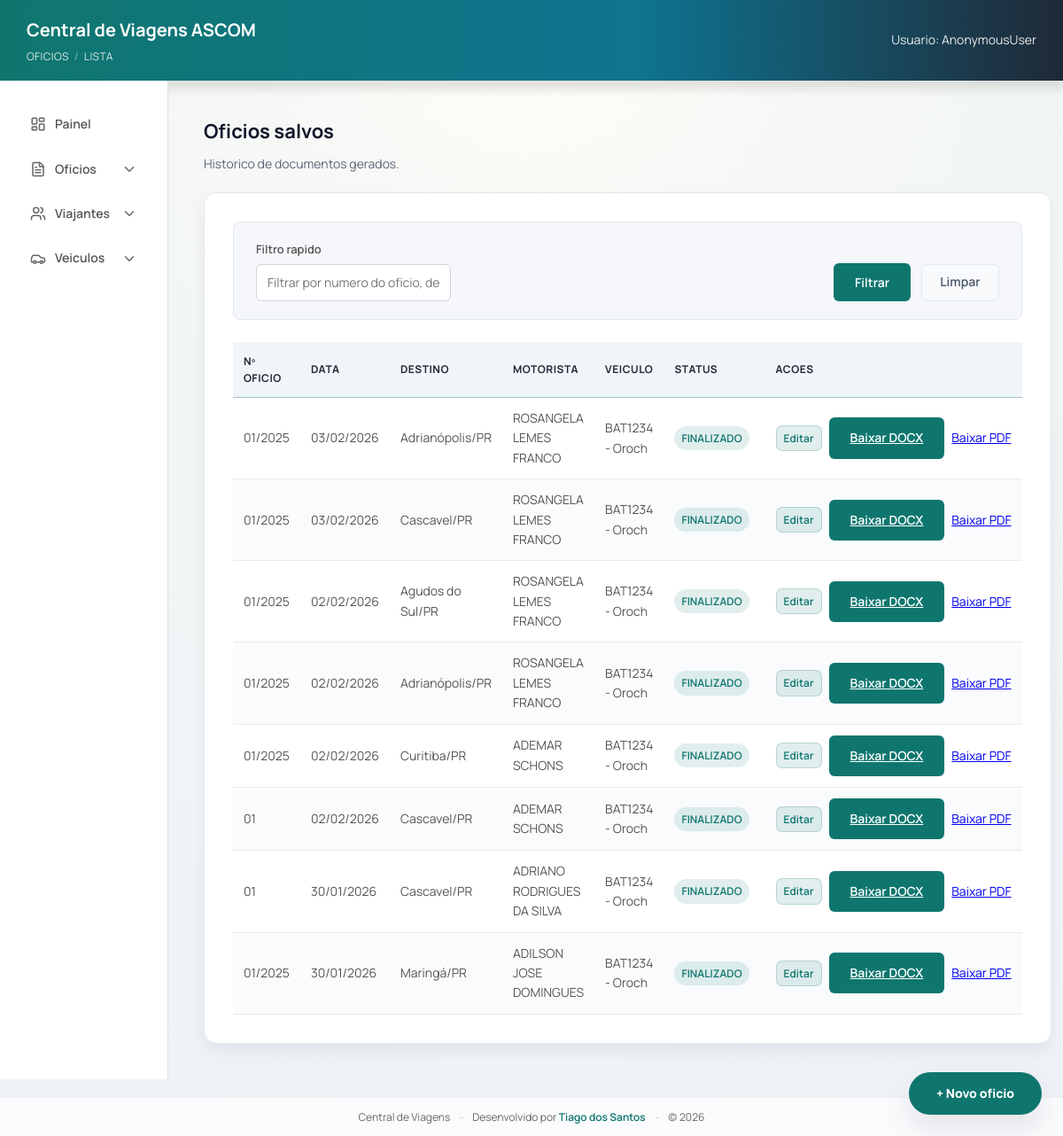
Page /oficios/ on the earlier database version.
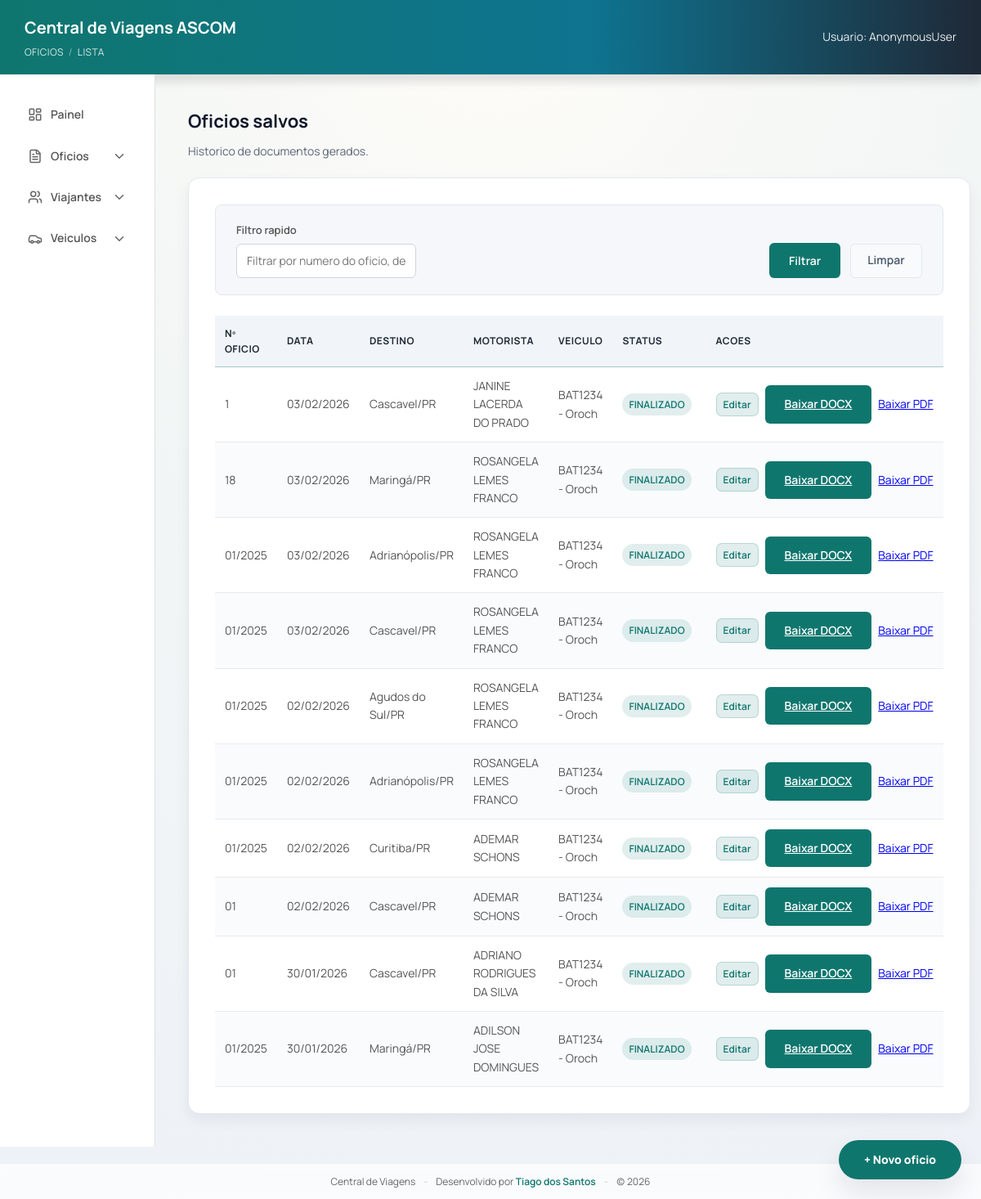
Same page on the later database version.
### viagens/models.py (models this page shows, shortened)
class Oficio(models.Model):
    class Status(models.TextChoices):
        DRAFT = "DRAFT", "Rascunho"
        FINAL = "FINAL", "Finalizado"
    oficio = models.CharField(max_length=50, blank=True, default="")
    protocolo = models.CharField(max_length=80, blank=True, default="")
    destino = models.CharField(max_length=200, blank=True, default="")
    status = models.CharField(
        max_length=20,
        choices=Status.choices,
        default=Status.DRAFT,
        db_index=True,
    )
    assunto = models.CharField(max_length=200, blank=True)
    tipo_destino = models.CharField(
        max_length=20,
        blank=True,
        choices=[
            ("INTERIOR", "Interior"),
            ("CAPITAL", "Capital"),
            ("BRASILIA", "Brasilia"),
        ],
    )
    estado_sede = models.ForeignKey(
        Estado,
        on_delete=models.SET_NULL,
        null=True,
        blank=True,
        related_name="oficios_sede",
    )
    cidade_sede = models.ForeignKey(
        Cidade,
        on_delete=models.SET_NULL,
        null=True,
        blank=True,
        related_name="oficios_sede",
    )
    estado_destino = models.ForeignKey(
        Estado,
        on_delete=models.SET_NULL,
        null=True,
        blank=True,
        related_name="oficios_destino",
    )
    cidade_destino = models.ForeignKey(
        Cidade,
        on_delete=models.SET_NULL,
        null=True,
        blank=True,
        related_name="oficios_destino",
    )
    roteiro_ida_saida_local = models.CharField(max_length=200, blank=True)
    roteiro_ida_saida_datahora = models.CharField(max_length=200, blank=True)
    roteiro_ida_chegada_local = models.CharField(max_length=200, blank=True)
    roteiro_ida_chegada_datahora = models.CharField(max_length=200, blank=True)
    roteiro_volta_saida_local = models.CharField(max_length=200, blank=True)
    roteiro_volta_saida_datahora = models.CharField(max_length=200, blank=True)
    roteiro_volta_chegada_local = models.CharField(max_length=200, blank=True)
    roteiro_volta_chegada_datahora = models.CharField(max_length=200, blank=True)
    retorno_saida_cidade = models.CharField(max_length=120, blank=True)
    retorno_saida_data = models.DateField(null=True, blank=True)
    retorno_saida_hora = models.TimeField(null=True, blank=True)
    retorno_chegada_cidade = models.CharField(max_length=120, blank=True)
    retorno_chegada_data = models.DateField(null=True, blank=True)
    retorno_chegada_hora = models.TimeField(null=True, blank=True)
    quantidade_diarias = models.CharField(max_length=120, blank=True)
    valor_diarias = models.CharField(max_length=120, blank=True)
    valor_diarias_extenso = models.CharField(max_length=200, blank=True)
    tipo_viatura = models.CharField(
        max_length=20,
        blank=True,
        choices=[("CARACTERIZADA", "Caracterizada"), ("DESCARACTERIZADA", "Descaracterizada")],
    )
    tipo_custeio = models.CharField(
        max_length=30,
        blank=True,
        choices=[
            ("UNIDADE", "Unidade"),
            ("OUTRA_INSTITUICAO", "Outra instituicao"),
            ("SEM_ONUS", "Sem onus"),
        ],
    )
    google_doc_id = models.CharField(max_length=200, blank=True)
    google_doc_url = models.URLField(blank=True)
    pdf_file_id = models.CharField(max_length=200, blank=True)
    pdf_url = models.URLField(blank=True)
    placa = models.CharField(max_length=10, blank=True)
    modelo = models.CharField(max_length=120, blank=True)
    combustivel = models.CharField(max_length=80, blank=True)
    motorista = models.CharField(max_length=120, blank=True)
    motorista_oficio = models.CharField(max_length=80, blank=True)
    motorista_protocolo = models.CharField(max_length=80, blank=True)
    motorista_carona = models.BooleanField(default=False)
    motorista_viajante = models.ForeignKey(
        Viajante,
        on_delete=models.SET_NULL,
        null=True,
        blank=True,
        related_name="oficios_motorista",
    )
    motivo = models.TextField(blank=True)
    veiculo = models.ForeignKey(
        Veiculo,
        on_delete=models.SET_NULL,
        null=True,
        blank=True,
        related_name="oficios",
    )
    viajantes = models.ManyToManyField(Viajante, related_name="oficios", blank=True)
    created_at = models.DateTimeField(auto_now_add=True)
    updated_at = models.DateTimeField(auto_now=True)

class Cidade(models.Model):
    nome = models.CharField(max_length=120)
    estado = models.ForeignKey(Estado, on_delete=models.CASCADE, related_name="cidades")

class Estado(models.Model):
    sigla = models.CharField(max_length=2, unique=True)
    nome = models.CharField(max_length=100)

class Viajante(models.Model):
    nome = models.CharField(max_length=200)
    rg = models.CharField(max_length=50)
    cpf = models.CharField(max_length=50)
    cargo = models.CharField(max_length=120)
    telefone = models.CharField(max_length=30, blank=True)

class Veiculo(models.Model):
    placa = models.CharField(max_length=10, unique=True)
    modelo = models.CharField(max_length=120)
    combustivel = models.CharField(max_length=80)

### viagens/views.py (the view, shortened to what this page needs)
# urls.py: path("oficios/", views.oficios_lista, name="oficios_lista"),
@require_http_methods(["GET"])
def oficios_lista(request):
    q = request.GET.get("q", "").strip()
    params = request.GET.copy()
    params.pop("page", None)
    querystring = params.urlencode()
    dev_safety = False
    try:
        oficios = Oficio.objects.select_related(
            "veiculo",
            "motorista_viajante",
            "cidade_destino",
            "estado_destino",
            "cidade_sede",
            "estado_sede",
        ).prefetch_related("viajantes")
        oficios = oficios.order_by("-created_at")
        paginator = Paginator(oficios, 10)
    except OperationalError:
        dev_safety = True
        paginator = Paginator(Oficio.objects.none(), 10)
    page_obj = paginator.get_page(request.GET.get("page"))
    return render(
        request,
        "viagens/oficios_list.html",
        {
            "oficios": page_obj,
            "page_obj": page_obj,
            "querystring": querystring,
            "q": q,
            "dev_safety": dev_safety,
        },
    )

### viagens/templates/viagens/oficios_list.html (shortened to what this page needs)
{% extends "viagens/base.html" %}
{% block breadcrumb %}
  Oficios <span class="breadcrumb-sep">/</span> Lista
{% endblock %}
{% block content %}
  <h2 class="page-title">Oficios salvos</h2>
  <p class="page-subtitle">Historico de documentos gerados.</p>
  <div class="list-card">
    <div class="filter-bar">
      <form method="get" class="filter-form">
        <div class="filter-left">
          <div class="filter-group">
            <label>Filtro rapido</label>
            <input type="text" name="q" value="{{ q }}" placeholder="Filtrar por numero do oficio, destino, solicitante, motorista, placa..." />
          </div>
        </div>
        <div class="filter-actions">
          <button type="submit" class="btn-primary" data-loading="false">
            <span class="btn-label">Filtrar</span>
          </button>
          <a href="{% url 'oficios_lista' %}" class="btn-clear">Limpar</a>
        </div>
      </form>
    </div>
    {% if oficios %}
      <table class="table">
        <thead>
          <tr>
            <th>Nº Oficio</th>
            <th>Data</th>
            <th>Destino</th>
            <th>Motorista</th>
            <th>Veiculo</th>
            <th>Status</th>
            <th>Acoes</th>
          </tr>
        </thead>
        <tbody>
          {% for oficio in oficios %}
            <tr>
              <td>{{ oficio.oficio }}</td>
              <td>{{ oficio.created_at|date:"d/m/Y" }}</td>
              <td>
                {% if oficio.cidade_destino %}
                  {{ oficio.cidade_destino.nome }}/{{ oficio.cidade_destino.estado.sigla }}
                {% else %}
                  {{ oficio.destino }}
                {% endif %}
              </td>
              <td>
                {% if oficio.motorista_viajante %}
                  {{ oficio.motorista_viajante.nome }}
                {% else %}
                  {{ oficio.motorista|default:"-" }}
                {% endif %}
              </td>
              <td>
                {% if oficio.veiculo %}
                  {{ oficio.veiculo.placa }} - {{ oficio.veiculo.modelo }}
                {% else %}
                  {{ oficio.placa|default:"-" }}{% if oficio.modelo %} - {{ oficio.modelo }}{% endif %}
                {% endif %}
              </td>
              <td>
                {% if oficio.status == "DRAFT" %}
                  <span class="badge badge--danger">RASCUNHO</span>
                {% else %}
                  <span class="badge">FINALIZADO</span>
                {% endif %}
              </td>
              <td>
                <div class="table-actions">
                  {% if oficio.status == "DRAFT" %}
                    <a href="{% url 'oficio_draft_resume' oficio.id %}" class="btn-edit">Continuar rascunho</a>
                  {% else %}
                    <a href="{% url 'oficio_edit_step1' oficio.id %}" class="btn-edit">Editar</a>
                    <a class="btn btn-primary" href="{% url 'oficio_download_docx' oficio.id %}">Baixar DOCX</a>
                    <a class="btn btn-secondary" href="{% url 'oficio_download_pdf' oficio.id %}">
                      Baixar PDF
                    </a>
                  {% endif %}
                </div>
              </td>
            </tr>
          {% endfor %}
        </tbody>
      </table>
    {% endif %}
  </div>
  <div class="fab-stack" aria-label="Atalhos">
    <a class="fab" href="{% url 'formulario' %}">+ Novo oficio</a>
  </div>
{% endblock %}

### viagens/templates/viagens/base.html (shortened to what this page needs)
{% load static %}
<!DOCTYPE html>
<html lang="pt-br">
  <head>
    <link rel="stylesheet" href="{% static 'viagens/form.css' %}" />
  </head>
  <body>
    <header class="topbar">
      <div class="topbar-left">
        <h1 class="topbar-title">Central de Viagens ASCOM</h1>
        <div class="breadcrumb">
          {% block breadcrumb %}Painel{% endblock %}
        </div>
      </div>
      <div class="topbar-right">
        <span class="user">Usuario: {{ request.user }}</span>
      </div>
    </header>
    <div class="container">
      <aside class="sidebar">
        <ul>
          <li>
            <a href="{% url 'dashboard_home' %}">
              <i data-lucide="layout-dashboard"></i>
              Painel
            </a>
          </li>
          <li class="has-submenu">
            <a href="#" class="submenu-toggle">
              <i data-lucide="file-text"></i>
              Oficios
              <i data-lucide="chevron-down" class="chevron"></i>
            </a>
          </li>
          <li class="has-submenu">
            <a href="#" class="submenu-toggle">
              <i data-lucide="users"></i>
              Viajantes
              <i data-lucide="chevron-down" class="chevron"></i>
            </a>
          </li>
          <li class="has-submenu">
            <a href="#" class="submenu-toggle">
              <i data-lucide="car"></i>
              Veiculos
              <i data-lucide="chevron-down" class="chevron"></i>
            </a>
          </li>
        </ul>
      </aside>
      <main class="content">
        {% block content %}{% endblock %}
      </main>
    </div>
    <footer class="app-footer">
      <div class="footer-content">
        <span>Central de Viagens</span>
        <span class="footer-divider">-</span>
        <span>Desenvolvido por <strong>Tiago dos Santos</strong></span>
        <span class="footer-divider">-</span>
        <span>(c) {% now "Y" %}</span>
      </div>
    </footer>
  </body>
</html>

Differences in the rows shown:
added Oficio: oficio "1", created_at "03/02/2026", cidade_destino.nome "Cascavel", cidade_destino.estado.sigla "PR", motorista_viajante.nome "JANINE LACERDA DO PRADO", veiculo.placa "BAT1234", veiculo.modelo "Oroch", status "FINALIZADO"
added Oficio: oficio "18", created_at "03/02/2026", cidade_destino.nome "Maringá", cidade_destino.estado.sigla "PR", motorista_viajante.nome "ROSANGELA LEMES FRANCO", veiculo.placa "BAT1234", veiculo.modelo "Oroch", status "FINALIZADO"
